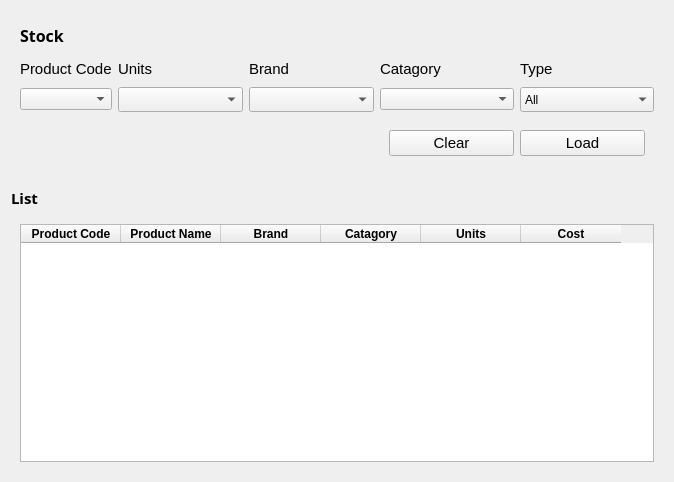
<?xml version="1.0" encoding="UTF-8"?>
<ui version="4.0">
 <class>Form</class>
 <widget class="QWidget" name="Form">
  <property name="geometry">
   <rect>
    <x>0</x>
    <y>0</y>
    <width>668</width>
    <height>482</height>
   </rect>
  </property>
  <property name="windowTitle">
   <string>Form</string>
  </property>
  <layout class="QGridLayout" name="gridLayout">
   <item row="3" column="0">
    <widget class="QFrame" name="mainframe_2">
     <layout class="QGridLayout" name="gridLayout_3">
      <item row="0" column="1">
       <widget class="QTableWidget" name="tableWidget">
        <column>
         <property name="text">
          <string>Product Code</string>
         </property>
         <property name="font">
          <font>
           <family>Arial</family>
           <weight>75</weight>
           <bold>true</bold>
          </font>
         </property>
        </column>
        <column>
         <property name="text">
          <string>Product Name</string>
         </property>
         <property name="font">
          <font>
           <family>Arial</family>
           <weight>75</weight>
           <bold>true</bold>
          </font>
         </property>
        </column>
        <column>
         <property name="text">
          <string>Brand</string>
         </property>
         <property name="font">
          <font>
           <family>Arial</family>
           <weight>75</weight>
           <bold>true</bold>
          </font>
         </property>
        </column>
        <column>
         <property name="text">
          <string>Catagory</string>
         </property>
         <property name="font">
          <font>
           <family>Arial</family>
           <weight>75</weight>
           <bold>true</bold>
          </font>
         </property>
        </column>
        <column>
         <property name="text">
          <string>Units</string>
         </property>
         <property name="font">
          <font>
           <family>Arial</family>
           <weight>75</weight>
           <bold>true</bold>
          </font>
         </property>
        </column>
        <column>
         <property name="text">
          <string>Cost</string>
         </property>
         <property name="font">
          <font>
           <family>Arial</family>
           <weight>75</weight>
           <bold>true</bold>
          </font>
         </property>
        </column>
       </widget>
      </item>
      <item row="1" column="1">
       <layout class="QFormLayout" name="formLayout_2"/>
      </item>
     </layout>
    </widget>
   </item>
   <item row="0" column="0">
    <widget class="QFrame" name="mainframe_1">
     <property name="minimumSize">
      <size>
       <width>0</width>
       <height>170</height>
      </size>
     </property>
     <property name="maximumSize">
      <size>
       <width>16777215</width>
       <height>170</height>
      </size>
     </property>
     <property name="styleSheet">
      <string notr="true"/>
     </property>
     <layout class="QGridLayout" name="gridLayout_2">
      <item row="18" column="3" colspan="2" alignment="Qt::AlignRight">
       <widget class="QFrame" name="frameSearchButtons">
        <property name="maximumSize">
         <size>
          <width>16777215</width>
          <height>50</height>
         </size>
        </property>
        <property name="styleSheet">
         <string notr="true"/>
        </property>
        <layout class="QHBoxLayout" name="horizontalLayout">
         <item>
          <widget class="QPushButton" name="buttonClear">
           <property name="minimumSize">
            <size>
             <width>125</width>
             <height>0</height>
            </size>
           </property>
           <property name="maximumSize">
            <size>
             <width>125</width>
             <height>16777215</height>
            </size>
           </property>
           <property name="font">
            <font>
             <family>Arial</family>
             <pointsize>11</pointsize>
            </font>
           </property>
           <property name="cursor">
            <cursorShape>PointingHandCursor</cursorShape>
           </property>
           <property name="text">
            <string>Clear</string>
           </property>
           <property name="iconSize">
            <size>
             <width>16</width>
             <height>16</height>
            </size>
           </property>
          </widget>
         </item>
         <item>
          <widget class="QPushButton" name="buttonAdd">
           <property name="minimumSize">
            <size>
             <width>125</width>
             <height>0</height>
            </size>
           </property>
           <property name="maximumSize">
            <size>
             <width>125</width>
             <height>16777215</height>
            </size>
           </property>
           <property name="font">
            <font>
             <family>Arial</family>
             <pointsize>11</pointsize>
            </font>
           </property>
           <property name="cursor">
            <cursorShape>PointingHandCursor</cursorShape>
           </property>
           <property name="text">
            <string>Load</string>
           </property>
          </widget>
         </item>
        </layout>
       </widget>
      </item>
      <item row="17" column="1">
       <widget class="QComboBox" name="fieldName">
        <property name="minimumSize">
         <size>
          <width>125</width>
          <height>25</height>
         </size>
        </property>
        <property name="styleSheet">
         <string notr="true"/>
        </property>
       </widget>
      </item>
      <item row="0" column="0" colspan="5">
       <widget class="QLabel" name="h_1">
        <property name="enabled">
         <bool>true</bool>
        </property>
        <property name="minimumSize">
         <size>
          <width>0</width>
          <height>30</height>
         </size>
        </property>
        <property name="maximumSize">
         <size>
          <width>16777215</width>
          <height>30</height>
         </size>
        </property>
        <property name="font">
         <font>
          <family>Arial Black</family>
          <pointsize>12</pointsize>
          <weight>75</weight>
          <bold>true</bold>
         </font>
        </property>
        <property name="styleSheet">
         <string notr="true"/>
        </property>
        <property name="text">
         <string>Stock</string>
        </property>
       </widget>
      </item>
      <item row="17" column="2">
       <widget class="QComboBox" name="fieldCategory">
        <property name="minimumSize">
         <size>
          <width>125</width>
          <height>25</height>
         </size>
        </property>
        <property name="styleSheet">
         <string notr="true"/>
        </property>
       </widget>
      </item>
      <item row="17" column="0">
       <widget class="QComboBox" name="comboBox"/>
      </item>
      <item row="6" column="0">
       <widget class="QLabel" name="labelBrand">
        <property name="font">
         <font>
          <family>Arial</family>
          <pointsize>11</pointsize>
         </font>
        </property>
        <property name="styleSheet">
         <string notr="true"/>
        </property>
        <property name="text">
         <string>Product Code</string>
        </property>
       </widget>
      </item>
      <item row="6" column="1">
       <widget class="QLabel" name="labelUnits">
        <property name="font">
         <font>
          <family>Arial</family>
          <pointsize>11</pointsize>
         </font>
        </property>
        <property name="styleSheet">
         <string notr="true"/>
        </property>
        <property name="text">
         <string>Units</string>
        </property>
       </widget>
      </item>
      <item row="6" column="2">
       <widget class="QLabel" name="labelCode">
        <property name="font">
         <font>
          <family>Arial</family>
          <pointsize>11</pointsize>
         </font>
        </property>
        <property name="styleSheet">
         <string notr="true"/>
        </property>
        <property name="text">
         <string>Brand</string>
        </property>
       </widget>
      </item>
      <item row="6" column="3">
       <widget class="QLabel" name="labelName">
        <property name="maximumSize">
         <size>
          <width>16777215</width>
          <height>25</height>
         </size>
        </property>
        <property name="font">
         <font>
          <family>Arial</family>
          <pointsize>11</pointsize>
         </font>
        </property>
        <property name="styleSheet">
         <string notr="true"/>
        </property>
        <property name="text">
         <string>Catagory</string>
        </property>
       </widget>
      </item>
      <item row="6" column="4">
       <widget class="QLabel" name="labelCategory">
        <property name="font">
         <font>
          <family>Arial</family>
          <pointsize>11</pointsize>
         </font>
        </property>
        <property name="styleSheet">
         <string notr="true"/>
        </property>
        <property name="text">
         <string>Type</string>
        </property>
       </widget>
      </item>
      <item row="17" column="4">
       <widget class="QComboBox" name="fieldBrand">
        <property name="minimumSize">
         <size>
          <width>125</width>
          <height>25</height>
         </size>
        </property>
        <property name="styleSheet">
         <string notr="true"/>
        </property>
        <item>
         <property name="text">
          <string>All</string>
         </property>
        </item>
        <item>
         <property name="text">
          <string>In Stock</string>
         </property>
        </item>
        <item>
         <property name="text">
          <string>Out Of Stock</string>
         </property>
        </item>
       </widget>
      </item>
      <item row="17" column="3">
       <widget class="QComboBox" name="comboBox_2"/>
      </item>
     </layout>
    </widget>
   </item>
   <item row="2" column="0">
    <widget class="QLabel" name="label">
     <property name="font">
      <font>
       <family>Arial Black</family>
       <pointsize>11</pointsize>
       <weight>75</weight>
       <bold>true</bold>
      </font>
     </property>
     <property name="text">
      <string>List</string>
     </property>
    </widget>
   </item>
  </layout>
 </widget>
 <resources/>
 <connections/>
</ui>
